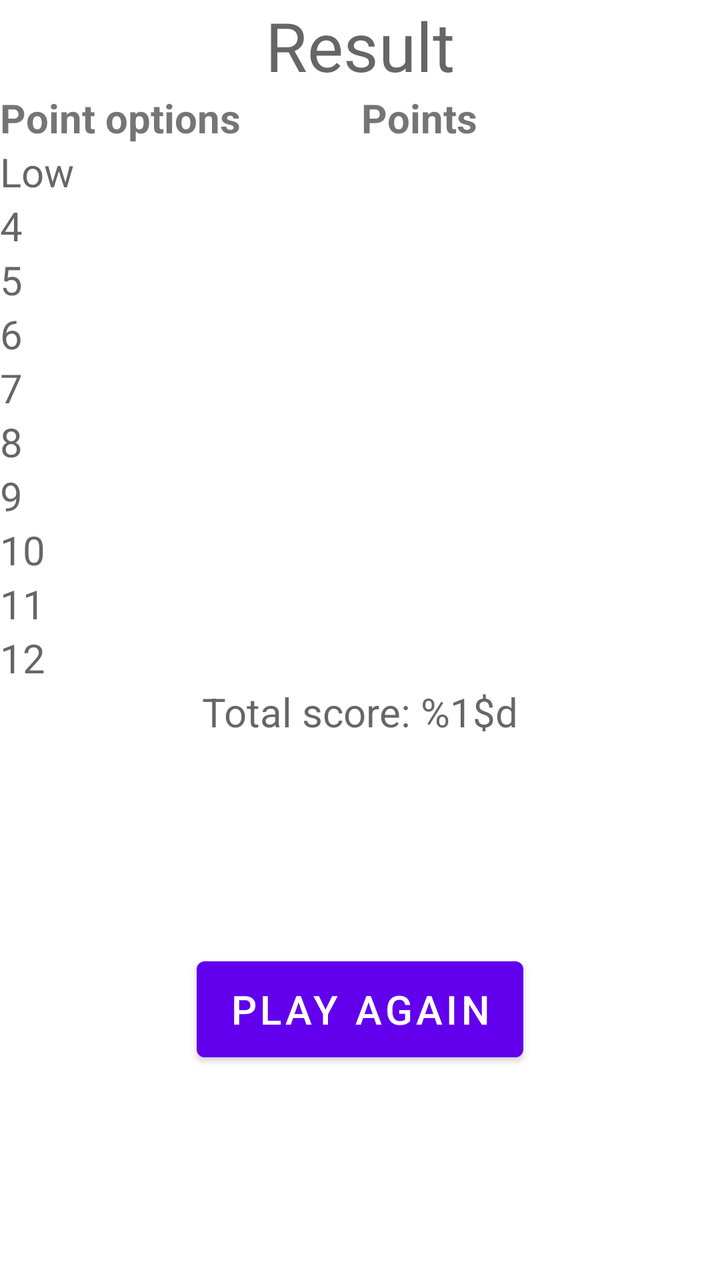
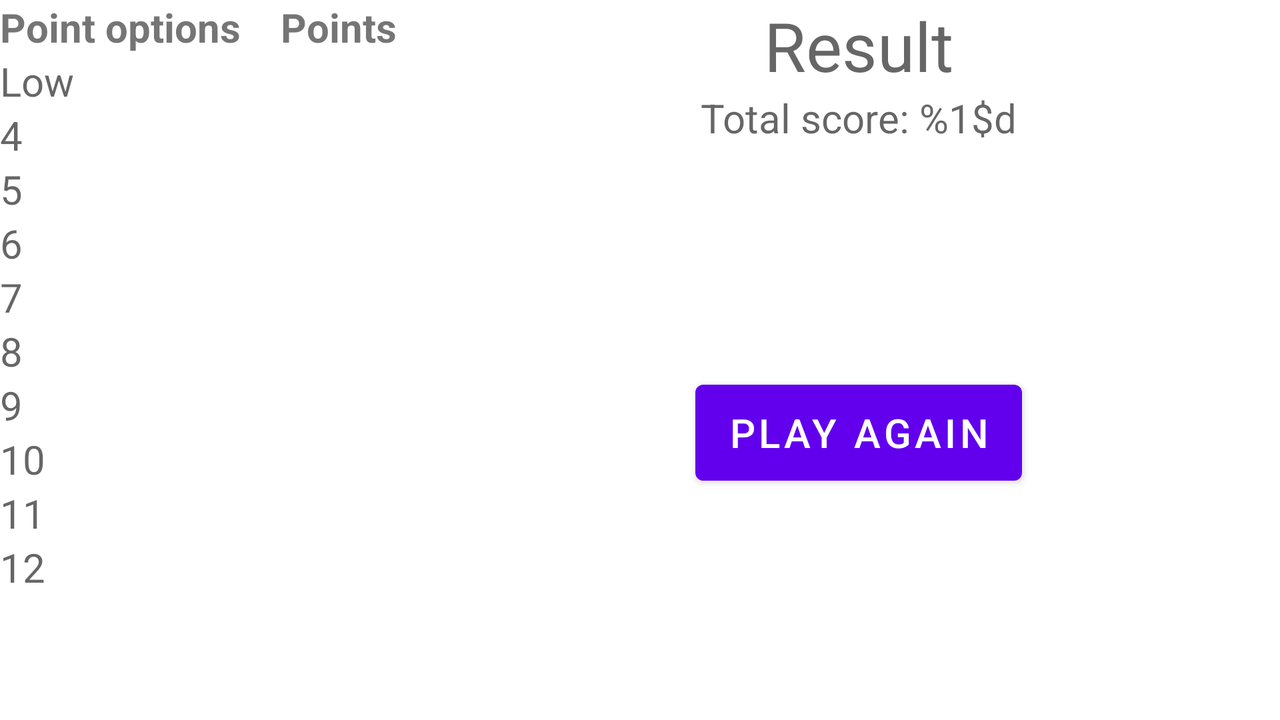

One screen, two layout resources from the same app: the default and the repository's alternative for another configuration. Each is rendered where Android would select it; the XML of both is given below.
<!-- AndroidManifest.xml: application theme Theme.Thirty -->
<!-- res/layout/activity_result.xml -->
<?xml version="1.0" encoding="utf-8"?>
<androidx.constraintlayout.widget.ConstraintLayout xmlns:android="http://schemas.android.com/apk/res/android"
    xmlns:app="http://schemas.android.com/apk/res-auto"
    xmlns:tools="http://schemas.android.com/tools"
    android:layout_width="match_parent"
    android:layout_height="match_parent"
    tools:context=".ResultActivity">

    <Space
        android:id="@+id/space12"
        android:layout_width="0dp"
        android:layout_height="@dimen/spacing"
        app:layout_constraintEnd_toStartOf="@+id/space11"
        app:layout_constraintStart_toEndOf="@+id/space10"
        app:layout_constraintTop_toTopOf="parent" />

    <Space
        android:id="@+id/space10"
        android:layout_width="@dimen/spacing"
        android:layout_height="0dp"
        app:layout_constraintBottom_toBottomOf="parent"
        app:layout_constraintStart_toStartOf="parent"
        app:layout_constraintTop_toTopOf="parent" />

    <Space
        android:id="@+id/space11"
        android:layout_width="@dimen/spacing"
        android:layout_height="0dp"
        app:layout_constraintBottom_toBottomOf="parent"
        app:layout_constraintEnd_toEndOf="parent"
        app:layout_constraintTop_toTopOf="parent" />

    <Space
        android:id="@+id/space13"
        android:layout_width="0dp"
        android:layout_height="@dimen/spacing"
        app:layout_constraintBottom_toBottomOf="parent"
        app:layout_constraintEnd_toStartOf="@+id/space11"
        app:layout_constraintStart_toEndOf="@+id/space10" />

    <TextView
        android:id="@+id/result"
        android:layout_width="wrap_content"
        android:layout_height="wrap_content"
        android:text="@string/result"
        android:textAppearance="@style/TextAppearance.AppCompat.Display1"
        app:layout_constraintEnd_toStartOf="@+id/space11"
        app:layout_constraintStart_toEndOf="@+id/space10"
        app:layout_constraintTop_toBottomOf="@+id/space12" />

    <TableLayout
        android:id="@+id/tableLayout"
        android:layout_width="0dp"
        android:layout_height="wrap_content"
        app:layout_constraintEnd_toStartOf="@+id/space11"
        app:layout_constraintStart_toEndOf="@+id/space10"
        app:layout_constraintTop_toBottomOf="@+id/result">

        <TableRow
            android:layout_width="match_parent"
            android:layout_height="match_parent">

            <TextView
                android:id="@+id/columnPointOptions"
                android:layout_width="wrap_content"
                android:layout_height="wrap_content"
                android:layout_weight="1"
                android:text="@string/column_point_options"
                android:textSize="20sp"
                android:textStyle="bold" />

            <TextView
                android:id="@+id/columnPoints"
                android:layout_width="wrap_content"
                android:layout_height="wrap_content"
                android:layout_weight="2"
                android:text="@string/column_points"
                android:textSize="20sp"
                android:textStyle="bold" />
        </TableRow>

        <TableRow
            android:layout_width="match_parent"
            android:layout_height="match_parent">

            <TextView
                android:id="@+id/pointOptionLow"
                android:layout_width="wrap_content"
                android:layout_height="wrap_content"
                android:layout_weight="1"
                android:text="@string/point_option_low"
                android:textAppearance="@style/TextAppearance.AppCompat.Medium"
                android:textSize="20sp" />

            <TextView
                android:id="@+id/pointOptionLowValue"
                android:layout_width="wrap_content"
                android:layout_height="wrap_content"
                android:layout_weight="2"
                android:textAppearance="@style/TextAppearance.AppCompat.Medium"
                android:textSize="20sp" />
        </TableRow>

        <TableRow
            android:layout_width="match_parent"
            android:layout_height="match_parent">

            <TextView
                android:id="@+id/pointOption4"
                android:layout_width="wrap_content"
                android:layout_height="wrap_content"
                android:layout_weight="1"
                android:text="@string/point_option_4"
                android:textAppearance="@style/TextAppearance.AppCompat.Medium"
                android:textSize="20sp" />

            <TextView
                android:id="@+id/pointOption4Value"
                android:layout_width="wrap_content"
                android:layout_height="wrap_content"
                android:layout_weight="2"
                android:textAppearance="@style/TextAppearance.AppCompat.Medium"
                android:textSize="20sp" />
        </TableRow>

        <TableRow
            android:layout_width="match_parent"
            android:layout_height="match_parent">

            <TextView
                android:id="@+id/pointOption5"
                android:layout_width="wrap_content"
                android:layout_height="wrap_content"
                android:layout_weight="1"
                android:text="@string/point_option_5"
                android:textAppearance="@style/TextAppearance.AppCompat.Medium"
                android:textSize="20sp" />

            <TextView
                android:id="@+id/pointOption5Value"
                android:layout_width="wrap_content"
                android:layout_height="wrap_content"
                android:layout_weight="2"
                android:textAppearance="@style/TextAppearance.AppCompat.Medium"
                android:textSize="20sp" />
        </TableRow>

        <TableRow
            android:layout_width="match_parent"
            android:layout_height="match_parent">

            <TextView
                android:id="@+id/pointOption6"
                android:layout_width="wrap_content"
                android:layout_height="wrap_content"
                android:layout_weight="1"
                android:text="@string/point_option_6"
                android:textAppearance="@style/TextAppearance.AppCompat.Medium"
                android:textSize="20sp" />

            <TextView
                android:id="@+id/pointOption6Value"
                android:layout_width="wrap_content"
                android:layout_height="wrap_content"
                android:layout_weight="2"
                android:textAppearance="@style/TextAppearance.AppCompat.Medium"
                android:textSize="20sp" />
        </TableRow>

        <TableRow
            android:layout_width="match_parent"
            android:layout_height="match_parent">

            <TextView
                android:id="@+id/pointOption7"
                android:layout_width="wrap_content"
                android:layout_height="wrap_content"
                android:layout_weight="1"
                android:text="@string/point_option_7"
                android:textAppearance="@style/TextAppearance.AppCompat.Medium"
                android:textSize="20sp" />

            <TextView
                android:id="@+id/pointOption7Value"
                android:layout_width="wrap_content"
                android:layout_height="wrap_content"
                android:layout_weight="2"
                android:textAppearance="@style/TextAppearance.AppCompat.Medium"
                android:textSize="20sp" />
        </TableRow>

        <TableRow
            android:layout_width="match_parent"
            android:layout_height="match_parent">

            <TextView
                android:id="@+id/pointOption8"
                android:layout_width="wrap_content"
                android:layout_height="wrap_content"
                android:layout_weight="1"
                android:text="@string/point_option_8"
                android:textAppearance="@style/TextAppearance.AppCompat.Medium"
                android:textSize="20sp" />

            <TextView
                android:id="@+id/pointOption8Value"
                android:layout_width="wrap_content"
                android:layout_height="wrap_content"
                android:layout_weight="2"
                android:textAppearance="@style/TextAppearance.AppCompat.Medium"
                android:textSize="20sp" />
        </TableRow>

        <TableRow
            android:layout_width="match_parent"
            android:layout_height="match_parent">

            <TextView
                android:id="@+id/pointOption9"
                android:layout_width="wrap_content"
                android:layout_height="wrap_content"
                android:layout_weight="1"
                android:text="@string/point_option_9"
                android:textAppearance="@style/TextAppearance.AppCompat.Medium"
                android:textSize="20sp" />

            <TextView
                android:id="@+id/pointOption9Value"
                android:layout_width="wrap_content"
                android:layout_height="wrap_content"
                android:layout_weight="2"
                android:textAppearance="@style/TextAppearance.AppCompat.Medium"
                android:textSize="20sp" />
        </TableRow>

        <TableRow
            android:layout_width="match_parent"
            android:layout_height="match_parent">

            <TextView
                android:id="@+id/pointOption10"
                android:layout_width="wrap_content"
                android:layout_height="wrap_content"
                android:layout_weight="1"
                android:text="@string/point_option_10"
                android:textAppearance="@style/TextAppearance.AppCompat.Medium"
                android:textSize="20sp" />

            <TextView
                android:id="@+id/pointOption10Value"
                android:layout_width="wrap_content"
                android:layout_height="wrap_content"
                android:layout_weight="2"
                android:textAppearance="@style/TextAppearance.AppCompat.Medium"
                android:textSize="20sp" />
        </TableRow>

        <TableRow
            android:layout_width="match_parent"
            android:layout_height="match_parent">

            <TextView
                android:id="@+id/pointOption11"
                android:layout_width="wrap_content"
                android:layout_height="wrap_content"
                android:layout_weight="1"
                android:text="@string/point_option_11"
                android:textAppearance="@style/TextAppearance.AppCompat.Medium"
                android:textSize="20sp" />

            <TextView
                android:id="@+id/pointOption11Value"
                android:layout_width="wrap_content"
                android:layout_height="wrap_content"
                android:layout_weight="2"
                android:textAppearance="@style/TextAppearance.AppCompat.Medium"
                android:textSize="20sp" />
        </TableRow>

        <TableRow
            android:layout_width="match_parent"
            android:layout_height="match_parent">

            <TextView
                android:id="@+id/pointOption12"
                android:layout_width="wrap_content"
                android:layout_height="wrap_content"
                android:layout_weight="1"
                android:text="@string/point_option_12"
                android:textAppearance="@style/TextAppearance.AppCompat.Medium"
                android:textSize="20sp" />

            <TextView
                android:id="@+id/pointOption12Value"
                android:layout_width="wrap_content"
                android:layout_height="wrap_content"
                android:layout_weight="2"
                android:textAppearance="@style/TextAppearance.AppCompat.Medium"
                android:textSize="20sp" />
        </TableRow>

    </TableLayout>

    <Space
        android:id="@+id/space14"
        android:layout_width="0dp"
        android:layout_height="@dimen/spacing"
        app:layout_constraintEnd_toStartOf="@+id/space11"
        app:layout_constraintStart_toEndOf="@+id/space10"
        app:layout_constraintTop_toBottomOf="@+id/tableLayout" />

    <Button
        android:id="@+id/playAgain"
        android:layout_width="wrap_content"
        android:layout_height="wrap_content"
        android:insetTop="0dp"
        android:insetBottom="0dp"
        android:text="@string/button_play_again"
        android:textSize="20sp"
        app:layout_constraintBottom_toTopOf="@+id/space13"
        app:layout_constraintEnd_toStartOf="@+id/space11"
        app:layout_constraintStart_toEndOf="@+id/space10"
        app:layout_constraintTop_toBottomOf="@+id/space15" />

    <TextView
        android:id="@+id/totalScore"
        android:layout_width="wrap_content"
        android:layout_height="wrap_content"
        android:text="@string/total_score"
        android:textAppearance="@style/TextAppearance.AppCompat.Medium"
        android:textSize="20sp"
        app:layout_constraintEnd_toStartOf="@+id/space11"
        app:layout_constraintStart_toEndOf="@+id/space10"
        app:layout_constraintTop_toBottomOf="@+id/space14" />

    <Space
        android:id="@+id/space15"
        android:layout_width="0dp"
        android:layout_height="@dimen/spacing"
        app:layout_constraintEnd_toStartOf="@+id/space11"
        app:layout_constraintStart_toEndOf="@+id/space10"
        app:layout_constraintTop_toBottomOf="@+id/totalScore" />

</androidx.constraintlayout.widget.ConstraintLayout>
<!-- resources referenced by this layout -->
<resources>
  <string name="button_play_again">Play again</string>
  <string name="column_point_options">Point options</string>
  <string name="column_points">Points</string>
  <string name="point_option_10">10</string>
  <string name="point_option_11">11</string>
  <string name="point_option_12">12</string>
  <string name="point_option_4">4</string>
  <string name="point_option_5">5</string>
  <string name="point_option_6">6</string>
  <string name="point_option_7">7</string>
  <string name="point_option_8">8</string>
  <string name="point_option_9">9</string>
  <string name="point_option_low">Low</string>
  <string name="result">Result</string>
  <string name="total_score">Total score: %1$d</string>
  <style name="Theme.Thirty" parent="Theme.MaterialComponents.DayNight.DarkActionBar">
          
          <item name="colorPrimary">@color/purple_500</item>
          <item name="colorPrimaryVariant">@color/purple_700</item>
          <item name="colorOnPrimary">@color/white</item>
          
          <item name="colorSecondary">@color/teal_200</item>
          <item name="colorSecondaryVariant">@color/teal_700</item>
          <item name="colorOnSecondary">@color/black</item>
          
          <item name="android:statusBarColor" tools:targetApi="l">?attr/colorPrimaryVariant</item>
          
          <item name="android:windowNoTitle">true</item>
          <item name="android:windowActionBar">false</item>
          <item name="android:windowFullscreen">true</item>
          <item name="android:windowContentOverlay">@null</item>
      </style>
</resources>
<!-- res/layout-land/activity_result.xml (the repository's variant of the layout above) -->
<!-- drawn on the phone turned sideways -->
<?xml version="1.0" encoding="utf-8"?>
<androidx.constraintlayout.widget.ConstraintLayout xmlns:android="http://schemas.android.com/apk/res/android"
    xmlns:app="http://schemas.android.com/apk/res-auto"
    xmlns:tools="http://schemas.android.com/tools"
    android:layout_width="match_parent"
    android:layout_height="match_parent">

    <Button
        android:id="@+id/playAgain"
        android:layout_width="wrap_content"
        android:layout_height="wrap_content"
        android:insetTop="0dp"
        android:insetBottom="0dp"
        android:text="@string/button_play_again"
        android:textSize="20sp"
        app:layout_constraintBottom_toTopOf="@+id/space13"
        app:layout_constraintEnd_toStartOf="@+id/space11"
        app:layout_constraintStart_toEndOf="@+id/space19"
        app:layout_constraintTop_toBottomOf="@+id/space15" />

    <Space
        android:id="@+id/space15"
        android:layout_width="0dp"
        android:layout_height="@dimen/spacing"
        app:layout_constraintEnd_toStartOf="@+id/space11"
        app:layout_constraintHorizontal_bias="0.0"
        app:layout_constraintStart_toEndOf="@+id/space19"
        app:layout_constraintTop_toBottomOf="@+id/totalScore" />

    <TextView
        android:id="@+id/totalScore"
        android:layout_width="wrap_content"
        android:layout_height="wrap_content"
        android:text="@string/total_score"
        android:textAppearance="@style/TextAppearance.AppCompat.Medium"
        android:textSize="20sp"
        app:layout_constraintEnd_toStartOf="@+id/space11"
        app:layout_constraintStart_toEndOf="@+id/space19"
        app:layout_constraintTop_toBottomOf="@+id/space14" />

    <Space
        android:id="@+id/space14"
        android:layout_width="0dp"
        android:layout_height="@dimen/spacing"
        app:layout_constraintEnd_toStartOf="@+id/space11"
        app:layout_constraintStart_toEndOf="@+id/space19"
        app:layout_constraintTop_toBottomOf="@+id/result" />

    <TextView
        android:id="@+id/result"
        android:layout_width="wrap_content"
        android:layout_height="wrap_content"
        android:text="@string/result"
        android:textAppearance="@style/TextAppearance.AppCompat.Display1"
        app:layout_constraintEnd_toStartOf="@+id/space11"
        app:layout_constraintStart_toEndOf="@+id/space19"
        app:layout_constraintTop_toBottomOf="@+id/space12" />

    <TableLayout
        android:id="@+id/tableLayout"
        android:layout_width="wrap_content"
        android:layout_height="0dp"
        app:layout_constraintBottom_toTopOf="@+id/space13"
        app:layout_constraintStart_toEndOf="@+id/space10"
        app:layout_constraintTop_toBottomOf="@+id/space12">

        <TableRow
            android:layout_width="match_parent"
            android:layout_height="match_parent">

            <TextView
                android:id="@+id/columnPointOptions"
                android:layout_width="wrap_content"
                android:layout_height="wrap_content"
                android:layout_weight="1"
                android:paddingEnd="20dp"
                android:text="@string/column_point_options"
                android:textSize="20sp"
                android:textStyle="bold" />

            <TextView
                android:id="@+id/columnPoints"
                android:layout_width="wrap_content"
                android:layout_height="wrap_content"
                android:layout_weight="2"
                android:paddingEnd="20dp"
                android:text="@string/column_points"
                android:textSize="20sp"
                android:textStyle="bold" />
        </TableRow>

        <TableRow
            android:layout_width="match_parent"
            android:layout_height="match_parent">

            <TextView
                android:id="@+id/pointOptionLow"
                android:layout_width="wrap_content"
                android:layout_height="wrap_content"
                android:layout_weight="1"
                android:text="@string/point_option_low"
                android:textAppearance="@style/TextAppearance.AppCompat.Medium"
                android:textSize="20sp" />

            <TextView
                android:id="@+id/pointOptionLowValue"
                android:layout_width="wrap_content"
                android:layout_height="wrap_content"
                android:layout_weight="2"
                android:textAppearance="@style/TextAppearance.AppCompat.Medium"
                android:textSize="20sp" />
        </TableRow>

        <TableRow
            android:layout_width="match_parent"
            android:layout_height="match_parent">

            <TextView
                android:id="@+id/pointOption4"
                android:layout_width="wrap_content"
                android:layout_height="wrap_content"
                android:layout_weight="1"
                android:text="@string/point_option_4"
                android:textAppearance="@style/TextAppearance.AppCompat.Medium"
                android:textSize="20sp" />

            <TextView
                android:id="@+id/pointOption4Value"
                android:layout_width="wrap_content"
                android:layout_height="wrap_content"
                android:layout_weight="2"
                android:textAppearance="@style/TextAppearance.AppCompat.Medium"
                android:textSize="20sp" />
        </TableRow>

        <TableRow
            android:layout_width="match_parent"
            android:layout_height="match_parent">

            <TextView
                android:id="@+id/pointOption5"
                android:layout_width="wrap_content"
                android:layout_height="wrap_content"
                android:layout_weight="1"
                android:text="@string/point_option_5"
                android:textAppearance="@style/TextAppearance.AppCompat.Medium"
                android:textSize="20sp" />

            <TextView
                android:id="@+id/pointOption5Value"
                android:layout_width="wrap_content"
                android:layout_height="wrap_content"
                android:layout_weight="2"
                android:textAppearance="@style/TextAppearance.AppCompat.Medium"
                android:textSize="20sp" />
        </TableRow>

        <TableRow
            android:layout_width="match_parent"
            android:layout_height="match_parent">

            <TextView
                android:id="@+id/pointOption6"
                android:layout_width="wrap_content"
                android:layout_height="wrap_content"
                android:layout_weight="1"
                android:text="@string/point_option_6"
                android:textAppearance="@style/TextAppearance.AppCompat.Medium"
                android:textSize="20sp" />

            <TextView
                android:id="@+id/pointOption6Value"
                android:layout_width="wrap_content"
                android:layout_height="wrap_content"
                android:layout_weight="2"
                android:textAppearance="@style/TextAppearance.AppCompat.Medium"
                android:textSize="20sp" />
        </TableRow>

        <TableRow
            android:layout_width="match_parent"
            android:layout_height="match_parent">

            <TextView
                android:id="@+id/pointOption7"
                android:layout_width="wrap_content"
                android:layout_height="wrap_content"
                android:layout_weight="1"
                android:text="@string/point_option_7"
                android:textAppearance="@style/TextAppearance.AppCompat.Medium"
                android:textSize="20sp" />

            <TextView
                android:id="@+id/pointOption7Value"
                android:layout_width="wrap_content"
                android:layout_height="wrap_content"
                android:layout_weight="2"
                android:textAppearance="@style/TextAppearance.AppCompat.Medium"
                android:textSize="20sp" />
        </TableRow>

        <TableRow
            android:layout_width="match_parent"
            android:layout_height="match_parent">

            <TextView
                android:id="@+id/pointOption8"
                android:layout_width="wrap_content"
                android:layout_height="wrap_content"
                android:layout_weight="1"
                android:text="@string/point_option_8"
                android:textAppearance="@style/TextAppearance.AppCompat.Medium"
                android:textSize="20sp" />

            <TextView
                android:id="@+id/pointOption8Value"
                android:layout_width="wrap_content"
                android:layout_height="wrap_content"
                android:layout_weight="2"
                android:textAppearance="@style/TextAppearance.AppCompat.Medium"
                android:textSize="20sp" />
        </TableRow>

        <TableRow
            android:layout_width="match_parent"
            android:layout_height="match_parent">

            <TextView
                android:id="@+id/pointOption9"
                android:layout_width="wrap_content"
                android:layout_height="wrap_content"
                android:layout_weight="1"
                android:text="@string/point_option_9"
                android:textAppearance="@style/TextAppearance.AppCompat.Medium"
                android:textSize="20sp" />

            <TextView
                android:id="@+id/pointOption9Value"
                android:layout_width="wrap_content"
                android:layout_height="wrap_content"
                android:layout_weight="2"
                android:textAppearance="@style/TextAppearance.AppCompat.Medium"
                android:textSize="20sp" />
        </TableRow>

        <TableRow
            android:layout_width="match_parent"
            android:layout_height="match_parent">

            <TextView
                android:id="@+id/pointOption10"
                android:layout_width="wrap_content"
                android:layout_height="wrap_content"
                android:layout_weight="1"
                android:text="@string/point_option_10"
                android:textAppearance="@style/TextAppearance.AppCompat.Medium"
                android:textSize="20sp" />

            <TextView
                android:id="@+id/pointOption10Value"
                android:layout_width="wrap_content"
                android:layout_height="wrap_content"
                android:layout_weight="2"
                android:textAppearance="@style/TextAppearance.AppCompat.Medium"
                android:textSize="20sp" />
        </TableRow>

        <TableRow
            android:layout_width="match_parent"
            android:layout_height="match_parent">

            <TextView
                android:id="@+id/pointOption11"
                android:layout_width="wrap_content"
                android:layout_height="wrap_content"
                android:layout_weight="1"
                android:text="@string/point_option_11"
                android:textAppearance="@style/TextAppearance.AppCompat.Medium"
                android:textSize="20sp" />

            <TextView
                android:id="@+id/pointOption11Value"
                android:layout_width="wrap_content"
                android:layout_height="wrap_content"
                android:layout_weight="2"
                android:textAppearance="@style/TextAppearance.AppCompat.Medium"
                android:textSize="20sp" />
        </TableRow>

        <TableRow
            android:layout_width="match_parent"
            android:layout_height="match_parent">

            <TextView
                android:id="@+id/pointOption12"
                android:layout_width="wrap_content"
                android:layout_height="wrap_content"
                android:layout_weight="1"
                android:text="@string/point_option_12"
                android:textAppearance="@style/TextAppearance.AppCompat.Medium"
                android:textSize="20sp" />

            <TextView
                android:id="@+id/pointOption12Value"
                android:layout_width="wrap_content"
                android:layout_height="wrap_content"
                android:layout_weight="2"
                android:textAppearance="@style/TextAppearance.AppCompat.Medium"
                android:textSize="20sp" />
        </TableRow>

    </TableLayout>

    <Space
        android:id="@+id/space13"
        android:layout_width="0dp"
        android:layout_height="@dimen/spacing"
        app:layout_constraintBottom_toBottomOf="parent"
        app:layout_constraintEnd_toStartOf="@+id/space11"
        app:layout_constraintStart_toEndOf="@+id/space10" />

    <Space
        android:id="@+id/space12"
        android:layout_width="0dp"
        android:layout_height="@dimen/spacing"
        app:layout_constraintEnd_toStartOf="@+id/space11"
        app:layout_constraintStart_toEndOf="@+id/space10"
        app:layout_constraintTop_toTopOf="parent" />

    <Space
        android:id="@+id/space11"
        android:layout_width="@dimen/spacing"
        android:layout_height="0dp"
        app:layout_constraintBottom_toBottomOf="parent"
        app:layout_constraintEnd_toEndOf="parent"
        app:layout_constraintTop_toTopOf="parent" />

    <Space
        android:id="@+id/space10"
        android:layout_width="@dimen/spacing"
        android:layout_height="0dp"
        app:layout_constraintBottom_toBottomOf="parent"
        app:layout_constraintStart_toStartOf="parent"
        app:layout_constraintTop_toTopOf="parent" />

    <Space
        android:id="@+id/space19"
        android:layout_width="@dimen/spacing"
        android:layout_height="0dp"
        app:layout_constraintBottom_toTopOf="@+id/space13"
        app:layout_constraintStart_toEndOf="@+id/tableLayout"
        app:layout_constraintTop_toBottomOf="@+id/space12"
        app:layout_constraintVertical_bias="0.0" />
</androidx.constraintlayout.widget.ConstraintLayout>
